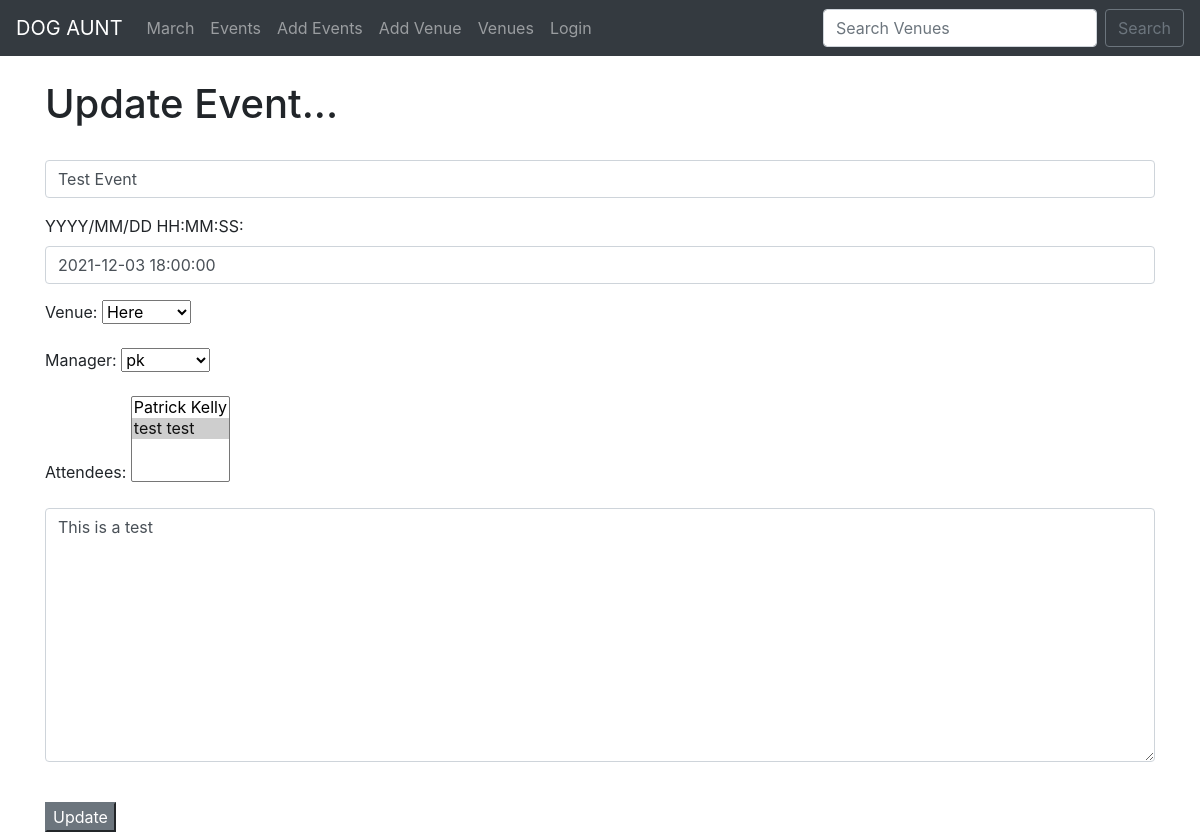
The page /update_event/1/ on the database as committed earlier.
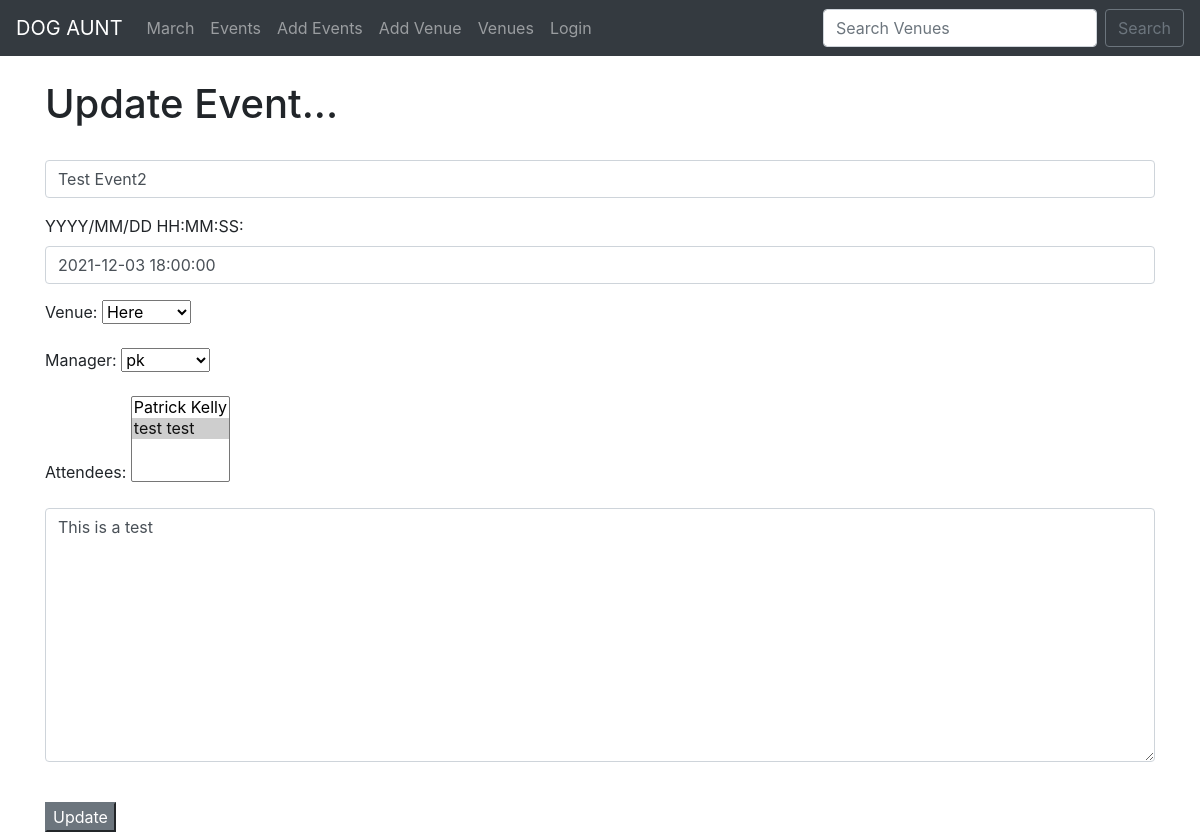
The same page on the database as committed later.
### events/models.py (models this page shows, shortened)
class Event(models.Model):
    name = models.CharField('Event Name', max_length=120)
    event_date = models.DateTimeField('Event Date')
    venue = models.ForeignKey(Venue, blank=True, null=True, on_delete=models.CASCADE)
    manager = models.ForeignKey(User, blank=True, null=True, on_delete=models.SET_NULL)
    description = models.TextField(blank=True)
    attendees = models.ManyToManyField(DogAuntUser, blank=True)

class Venue(models.Model):
    name = models.CharField('Venue Name', max_length=120)
    address = models.CharField(max_length=300)
    zip_code = models.CharField('Zip Code', max_length=10)
    phone = models.CharField('Contact Phone', max_length=25, blank=True)
    web = models.URLField('Website Address', blank=True)
    email_address = models.EmailField('Email Address', blank=True)
    def __str__(self):
        return self.name

### events/views.py (the view)
# urls.py: path('update_event/<event_id>/', views.update_event, name='update_event'),
def update_event(request, event_id):
    event = Event.objects.get(pk=event_id)
    form = EventForm(request.POST or None, instance=event)
    if form.is_valid():
        form.save()
        return redirect('list_events')
    return render(request, 'events/update_event.html', {'event': event, 'form': form})

### events/forms.py
class EventForm(ModelForm):
    class Meta:
        model = Event
        fields = ("name", "event_date", "venue", "manager", "attendees", "description")
        labels = {
            'name': '',
            'event_date': 'YYYY/MM/DD HH:MM:SS',
            'venue': 'Venue',
            'manager': 'Manager',
            'attendees': 'Attendees',
            'description': '',
        }
        widgets = {
            'name': forms.TextInput(attrs={'class': 'form-control', 'placeholder': 'Event Name'}),
            'event_date': forms.TextInput(attrs={'class': 'form-control', 'placeholder': 'Event Date'}),
            'venue': forms.Select(attrs={'class': 'form-select', 'placeholder': 'Venue'}),
            'manager': forms.Select(attrs={'class': 'form-select', 'placeholder': 'Manager'}),
            'attendees': forms.SelectMultiple(attrs={'class': 'form-select', 'placeholder': 'Attendees'}),
            'description': forms.Textarea(attrs={'class': 'form-control', 'placeholder': 'Description'}),
        }

### events/models.py (called while the page is built)
    def __str__(self):
        return self.first_name + " " + self.last_name

### events/templates/events/update_event.html (shortened to what this page needs)
{% extends 'events/base.html' %}
{% block content %}
    <h1>Update Event...</h1>
    <br>
    <form action="" method=POST>
        {{ form.as_p }}
        <br>
        <input type="submit" value="Update" class="bin btn-secondary">
    </form>
{% endblock %}

Rows that differ between the two databases and show on the page:
changed Event "Here": name "Test Event" → "Test Event2"
